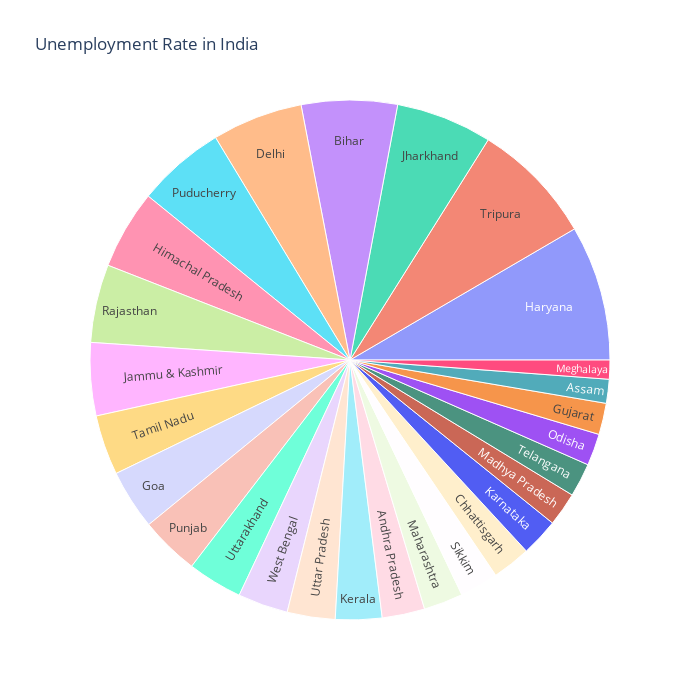

The notebook cell this image was saved under:
### Code cell
unemploment = df[["Region",' Estimated Unemployment Rate (%)']]
figure = px.sunburst(unemploment, path=["Region"], 
                     values=' Estimated Unemployment Rate (%)',
                     width=700, height=700, color_continuous_scale="RdY1Gn", 
                     title="Unemployment Rate in India")
figure.show()

### Figure 1 — Plotly figure (JSON) as saved in the notebook; plotly's stock layout.template omitted (floating-point values rounded to 4 significant figures)
{"data": [{"branchvalues": "total", "domain": {"x": [0, 1], "y": [0, 1]}, "hovertemplate": "labels=%{label}<br> Estimated Unemployment Rate (%)=%{value}<br>parent=%{parent}<br>id=%{id}<extra></extra>", "ids": ["Andhra Pradesh", "Assam", "Bihar", "Chhattisgarh", "Delhi", "Goa", "Gujarat", "Haryana", "Himachal Pradesh", "Jammu & Kashmir", "Jharkhand", "Karnataka", "Kerala", "Madhya Pradesh", "Maharashtra", "Meghalaya", "Odisha", "Puducherry", "Punjab", "Rajasthan", "Sikkim", "Tamil Nadu", "Telangana", "Tripura", "Uttar Pradesh", "Uttarakhand", "West Bengal"], "labels": ["Andhra Pradesh", "Assam", "Bihar", "Chhattisgarh", "Delhi", "Goa", "Gujarat", "Haryana", "Himachal Pradesh", "Jammu & Kashmir", "Jharkhand", "Karnataka", "Kerala", "Madhya Pradesh", "Maharashtra", "Meghalaya", "Odisha", "Puducherry", "Punjab", "Rajasthan", "Sikkim", "Tamil Nadu", "Telangana", "Tripura", "Uttar Pradesh", "Uttarakhand", "West Bengal"], "name": "", "parents": ["", "", "", "", "", "", "", "", "", "", "", "", "", "", "", "", "", "", "", "", "", "", "", "", "", "", ""], "type": "sunburst", "values": [86.64, 48.56, 194.7, 78.19, 184.1, 121.7, 63.76, 274.8, 160.7, 148.3, 195.4, 76.68, 94.34, 68.54, 79.79, 38.66, 64.62, 179.4, 119.8, 158.7, 78.34, 121.9, 68.33, 250.6, 97.37, 111.6, 101.9]}], "layout": {"height": 700, "legend": {"tracegroupgap": 0}, "title": {"text": "Unemployment Rate in India"}, "width": 700}}
